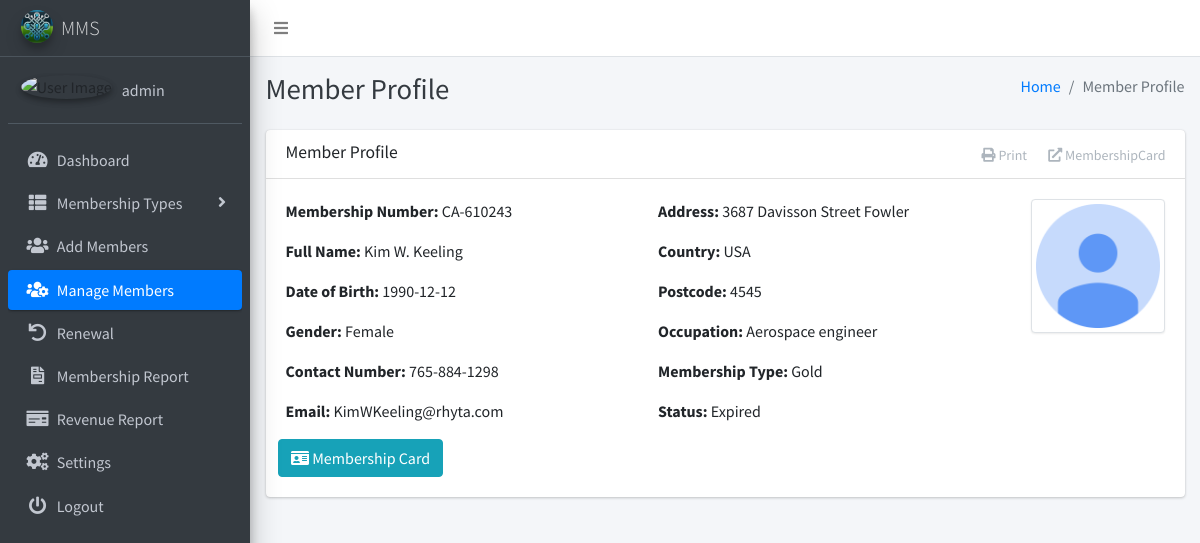
The page /memberProfile.php?id=4 (signed in) on the database its author committed.
### tables this page shows
CREATE TABLE IF NOT EXISTS `settings` (
`id` int(11) NOT NULL,
  `system_name` varchar(255) NOT NULL,
  `logo` varchar(255) NOT NULL,
  `currency` varchar(50) NOT NULL
);

CREATE TABLE IF NOT EXISTS `users` (
`id` int(11) NOT NULL,
  `user_name` varchar(255) NOT NULL,
  `email` varchar(255) NOT NULL,
  `password` varchar(255) NOT NULL,
  `image` varchar(255) DEFAULT 'uploads\users_photos\default.png',
  `registration_date` timestamp NOT NULL DEFAULT CURRENT_TIMESTAMP,
  `updated_date` timestamp NOT NULL DEFAULT CURRENT_TIMESTAMP ON UPDATE CURRENT_TIMESTAMP
);

CREATE TABLE IF NOT EXISTS `members` (
`id` int(11) NOT NULL,
  `fullname` varchar(255) NOT NULL,
  `dob` date NOT NULL,
  `gender` varchar(10) NOT NULL,
  `contact_number` varchar(20) NOT NULL,
  `email` varchar(255) NOT NULL,
  `address` varchar(255) NOT NULL,
  `country` varchar(255) NOT NULL,
  `postcode` varchar(20) NOT NULL,
  `occupation` varchar(255) NOT NULL,
  `membership_type` int(11) NOT NULL,
  `membership_number` varchar(20) NOT NULL,
  `created_at` timestamp NOT NULL DEFAULT CURRENT_TIMESTAMP,
  `photo` varchar(255) NOT NULL,
  `expiry_date` date DEFAULT NULL
);

CREATE TABLE IF NOT EXISTS `membership_types` (
`id` int(11) NOT NULL,
  `type` varchar(255) NOT NULL,
  `amount` int(11) NOT NULL
);

### memberProfile.php (the view, shortened to what this page needs)
<?php
include('includes/config.php');
if (isset($_GET['id'])) {
    $memberId = $_GET['id'];
    $selectQuery = "SELECT members.*, membership_types.type AS membership_type_name
                    FROM members
                    JOIN membership_types ON members.membership_type = membership_types.id
                    WHERE members.id = $memberId";
    $result = $conn->query($selectQuery);
    if ($result->num_rows > 0) {
        $memberDetails = $result->fetch_assoc();
        $expiryDate = strtotime($memberDetails['expiry_date']);
        $currentDate = time();
        $daysDifference = floor(($expiryDate - $currentDate) / (60 * 60 * 24));
        $membershipStatus = ($daysDifference < 0) ? 'Expired' : 'Active';
    } else {
        header("Location: members_list.php");
        exit();
    }
} else {
    header("Location: members_list.php");
    exit();
}
?>
<?php include('includes/header.php');?>
<body class="hold-transition sidebar-mini layout-fixed layout-navbar-fixed layout-footer-fixed">
    <div class="wrapper">
        <?php include('includes/nav.php');?>
        <?php include('includes/sidebar.php');?>
        <div class="content-wrapper">
            <?php include('includes/pagetitle.php');?>
            <section class="content">
                <div class="container-fluid">
                    <div class="card">
                        <div class="card-header">
                            <h3 class="card-title">Member Profile</h3>
                            <div class="card-tools">
                                <button type="button" class="btn btn-tool" onclick="printMembershipCard('<?php echo $memberId; ?>')">
                                    <i class="fas fa-print"></i> Print
                                </button>
                                <a href="print_membership_card.php?id=<?php echo $memberId; ?>" target="_blank" class="btn btn-tool">
                                    <i class="fas fa-external-link-alt"></i> MembershipCard
                                </a>
                            </div>
                        </div>
                        <div class="card-body">
                            <div class="row">
                                <div class="col-md-5">
                                    <p><strong>Membership Number:</strong> <?php echo $memberDetails['membership_number']; ?></p>
                                    <p><strong>Full Name:</strong> <?php echo $memberDetails['fullname']; ?></p>
                                    <p><strong>Date of Birth:</strong> <?php echo $memberDetails['dob']; ?></p>
                                    <p><strong>Gender:</strong> <?php echo $memberDetails['gender']; ?></p>
                                    <p><strong>Contact Number:</strong> <?php echo $memberDetails['contact_number']; ?></p>
                                    <p><strong>Email:</strong> <?php echo $memberDetails['email']; ?></p>
                                </div>
                                <div class="col-md-5">
                                    <p><strong>Address:</strong> <?php echo $memberDetails['address']; ?></p>
                                    <p><strong>Country:</strong> <?php echo $memberDetails['country']; ?></p>
                                    <p><strong>Postcode:</strong> <?php echo $memberDetails['postcode']; ?></p>
                                    <p><strong>Occupation:</strong> <?php echo $memberDetails['occupation']; ?></p>
                                    <p><strong>Membership Type:</strong> <?php echo $memberDetails['membership_type_name']; ?></p>
                                    <p><strong>Status:</strong> <?php echo $membershipStatus; ?></p>
                                </div>
                                <div class="col-md-2">
                                <?php
                                if (!empty($memberDetails['photo'])) {
                                    $photoPath = 'uploads/member_photos/' . $memberDetails['photo'];
                                    echo '<img src="' . $photoPath . '" class="img-thumbnail" alt="Member Photo">';
                                } else {
                                    echo '<p>No photo available</p>';
                                }
                                ?>
                                </div>
                                <a href="print_membership_card.php?id=<?php echo $memberId; ?>" target="_blank" class="print-button"><button class="btn btn-info"><i class="fas fa-id-card"></i> Membership Card</button></a>
                            </div>
                        </div>
                    </div>
                </div>
            </section>
        </div>
    </div>
</body>
</html>

### includes/header.php (shortened to what this page needs)
<!DOCTYPE html>
<html lang="en">
<head>
  <link rel="stylesheet" href="plugins/fontawesome-free/css/all.min.css">
  <link rel="stylesheet" href="https://code.ionicframework.com/ionicons/2.0.1/css/ionicons.min.css">
  <link rel="stylesheet" href="plugins/overlayScrollbars/css/OverlayScrollbars.min.css">
  <link rel="stylesheet" href="plugins/datatables-bs4/css/dataTables.bootstrap4.min.css">
  <link rel="stylesheet" href="plugins/datatables-responsive/css/responsive.bootstrap4.min.css">
  <link rel="stylesheet" href="dist/css/adminlte.min.css">
</head>

### includes/nav.php
<nav class="main-header navbar navbar-expand navbar-white navbar-light">
    <ul class="navbar-nav">
      <li class="nav-item">
        <a class="nav-link" data-widget="pushmenu" href="#" role="button"><i class="fas fa-bars"></i></a>
      </li>
    </ul>
  </nav>

### includes/sidebar.php (shortened to what this page needs)
<?php
$current_page = basename($_SERVER['PHP_SELF']);
?>
<aside class="main-sidebar sidebar-dark-primary elevation-4">
  <a href="" class="brand-link">
    <img src="<?php echo getLogoUrl(); ?>" alt="Logo" class="brand-image img-circle elevation-3" style="opacity: .8">
    <span class="brand-text font-weight-light"><?php echo getSystemName(); ?></span>
  </a>
  <?php
    function getSystemName()
    {
        global $conn;
        $systemNameQuery = "SELECT system_name FROM settings";
        $systemNameResult = $conn->query($systemNameQuery);
        if ($systemNameResult->num_rows > 0) {
            $systemNameRow = $systemNameResult->fetch_assoc();
            return $systemNameRow['system_name'];
        } else {
            return 'MMS';
        }
    }
    function getLogoUrl()
    {
        global $conn;
        $logoQuery = "SELECT logo FROM settings";
        $logoResult = $conn->query($logoQuery);
        if ($logoResult->num_rows > 0) {
            $logoRow = $logoResult->fetch_assoc();
            return $logoRow['logo'];
        } else {
            return 'dist/img/AdminLTELogo.png';
        }
    }
    function getUserName() {
      global $conn;
      $userNameQuery = "SELECT user_name FROM users";
      $userNameResult = $conn->query($userNameQuery);
      if ($userNameResult->num_rows > 0) {
          $userNameRow = $userNameResult->fetch_assoc();
          return $userNameRow['user_name'];
      } else {
          return 'User';
      }
    }
  ?>
  <div class="sidebar">
    <div class="user-panel mt-3 pb-3 mb-3 d-flex">
      <div class="image">
        <img src="<?php echo $_SESSION['image'] ?>" class="img-circle elevation-2" alt="User Image">
      </div>
      <div class="info">
        <a href="#" class="d-block"><?php echo getUserName(); ?></a>
      </div>
    </div>
    <nav class="mt-2">
      <ul class="nav nav-pills nav-sidebar flex-column" data-widget="treeview" role="menu" data-accordion="false">
        <li class="nav-item">
          <a href="dashboard.php" class="nav-link <?php echo ($current_page == 'dashboard.php') ? 'active' : ''; ?>">
            <i class="nav-icon fas fa-tachometer-alt"></i>
            <p>
              Dashboard
            </p>
          </a>
        </li>
        <li class="nav-item has-treeview">
          <a href="#" class="nav-link <?php echo ($current_page == 'add_type.php' || $current_page == 'view_type.php' || $current_page == 'edit_type.php') ? 'active' : ''; ?>">
            <i class="nav-icon fas fa-th-list"></i>
            <p>
              Membership Types
              <i class="fas fa-angle-right right"></i>
            </p>
          </a>
        </li>
        <li class="nav-item">
          <a href="add_members.php" class="nav-link <?php echo ($current_page == 'add_members.php') ? 'active' : ''; ?>">
            <i class="nav-icon fas fa-users"></i>
            <p>Add Members</p>
          </a>
        </li>
        <li class="nav-item">
          <a href="manage_members.php" class="nav-link <?php echo ($current_page == 'manage_members.php' || $current_page == 'edit_member.php' || $current_page == 'memberProfile.php') ? 'active' : ''; ?>">
            <i class="nav-icon fas fa-users-cog"></i>
            <p>Manage Members</p>
          </a>
        </li>
        <li class="nav-item">
          <a href="list_renewal.php" class="nav-link <?php echo ($current_page == 'list_renewal.php' || $current_page == 'renew.php') ? 'active' : ''; ?>">
          <i class="nav-icon fas fa-undo"></i>
            <p>Renewal</p>
          </a>
        </li>
        <li class="nav-item">
          <a href="report.php" class="nav-link <?php echo ($current_page == 'report.php') ? 'active' : ''; ?>">
            <i class="nav-icon fas fa-file-invoice"></i>
            <p>Membership Report</p>
          </a>
        </li>
        <li class="nav-item">
          <a href="revenue_report.php" class="nav-link <?php echo ($current_page == 'revenue_report.php') ? 'active' : ''; ?>">
            <i class="nav-icon fas fa-money-check"></i>
            <p>Revenue Report</p>
          </a>
        </li>
        <li class="nav-item">
          <a href="settings.php" class="nav-link <?php echo ($current_page == 'settings.php') ? 'active' : ''; ?>">
            <i class="nav-icon fas fa-cogs"></i>
            <p>Settings</p>
          </a>
        </li>
        <li class="nav-item">
          <a href="logout.php" class="nav-link <?php echo ($current_page == 'logout.php') ? 'active' : ''; ?>">
            <i class="nav-icon fas fa-power-off"></i>
            <p>Logout</p>
          </a>
        </li>
      </ul>
    </nav>
  </div>
</aside>

### includes/pagetitle.php
<div class="content-header">
    <div class="container-fluid">
        <div class="row mb-2">
            <div class="col-sm-6">
                <?php
                if (strpos($_SERVER['REQUEST_URI'], 'add_members.php') !== false) {
                    $pageTitle = 'Add Members';
                } elseif (strpos($_SERVER['REQUEST_URI'], 'view_type.php') !== false) {
                    $pageTitle = 'Manage Membership Types';
                }  elseif (strpos($_SERVER['REQUEST_URI'], 'renew.php') !== false) {
                    $pageTitle = 'Renew Membership';
                } elseif (strpos($_SERVER['REQUEST_URI'], 'edit_member.php') !== false) {
                  $pageTitle = 'Edit Members';
                } elseif (strpos($_SERVER['REQUEST_URI'], 'edit_type.php') !== false) {
                  $pageTitle = 'Edit Membership Type';
                } elseif (strpos($_SERVER['REQUEST_URI'], 'list_renewal.php') !== false) {
                  $pageTitle = 'Renewal';
                } elseif (strpos($_SERVER['REQUEST_URI'], 'manage_members.php') !== false) {
                  $pageTitle = 'Manage Members';
                } elseif (strpos($_SERVER['REQUEST_URI'], 'memberProfile.php') !== false) {
                  $pageTitle = 'Member Profile';
                } elseif (strpos($_SERVER['REQUEST_URI'], 'print_membership_card.php') !== false) {
                  $pageTitle = 'Print Membership';
                } elseif (strpos($_SERVER['REQUEST_URI'], 'revenue_report.php') !== false) {
                  $pageTitle = 'Revenue Report';
                } elseif (strpos($_SERVER['REQUEST_URI'], 'report.php') !== false) {
                  $pageTitle = 'Membership Report';
                } elseif (strpos($_SERVER['REQUEST_URI'], 'settings.php') !== false) {
                  $pageTitle = 'Settings';
                } elseif (strpos($_SERVER['REQUEST_URI'], 'add_type.php') !== false) {
                  $pageTitle = 'Add Membership Type';
                } elseif (strpos($_SERVER['REQUEST_URI'], 'dashboard.php') !== false) {
                  $pageTitle = 'Dashboard';
                }
                echo '<h1 class="m-0 text-dark">' . $pageTitle . '</h1>';
                ?>
            </div>
            <div class="col-sm-6">
                <ol class="breadcrumb float-sm-right">
                    <li class="breadcrumb-item"><a href="#">Home</a></li>
                    <li class="breadcrumb-item active"><?php echo $pageTitle; ?></li>
                </ol>
            </div>
        </div>
    </div>
</div>

### rows shown on the page
settings: logo (picture), system_name "MMS"
users: user_name "admin"
members: membership_number "CA-610243", fullname "Kim W. Keeling", dob "1990-12-12", gender "Female", contact_number "765-884-1298", email "KimWKeeling@rhyta.com", address "3687 Davisson Street Fowler", country "USA", postcode "4545", occupation "Aerospace engineer", membership_type.type "Gold", photo (placeholder picture)

### other values the page prints
$pageTitle "Member Profile"
